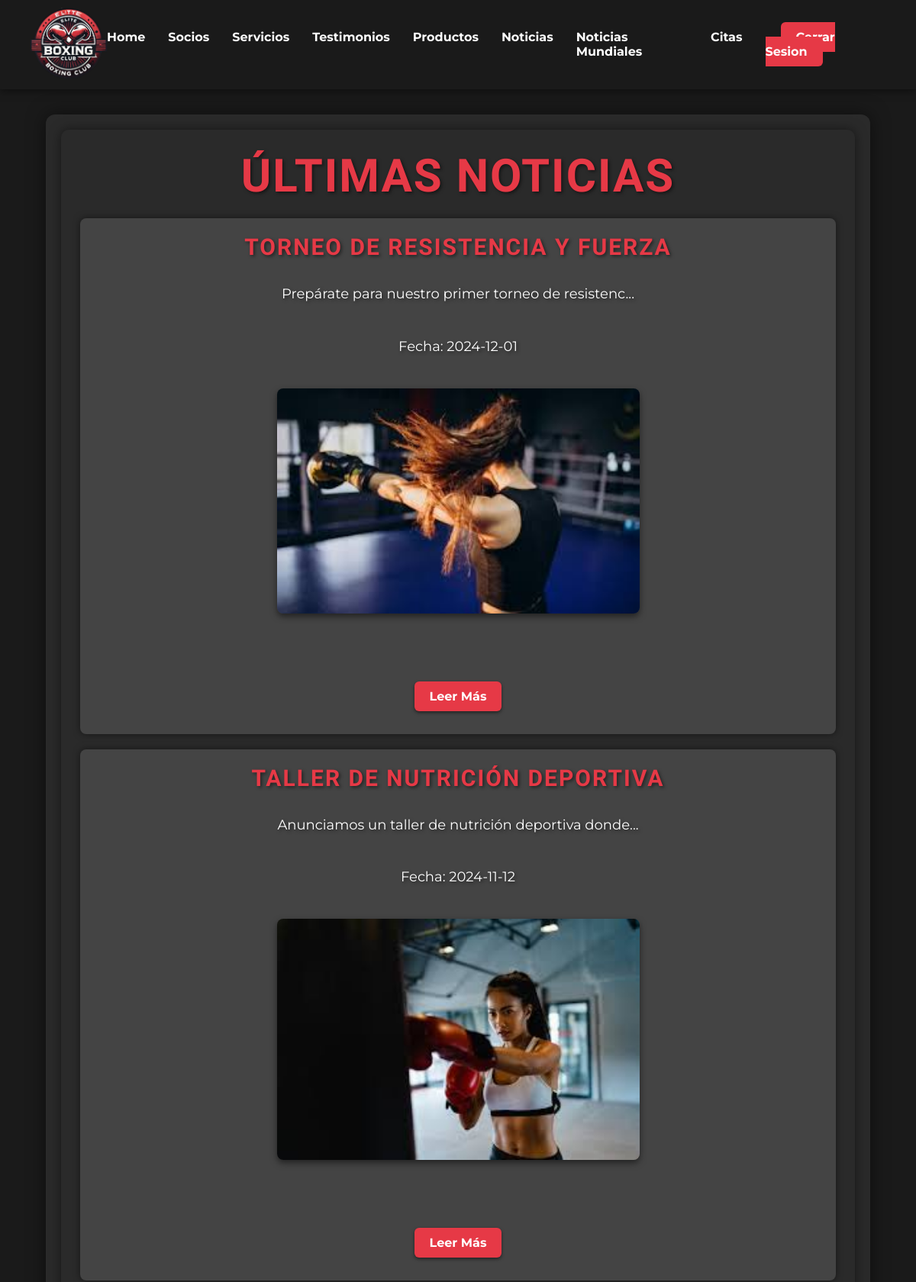
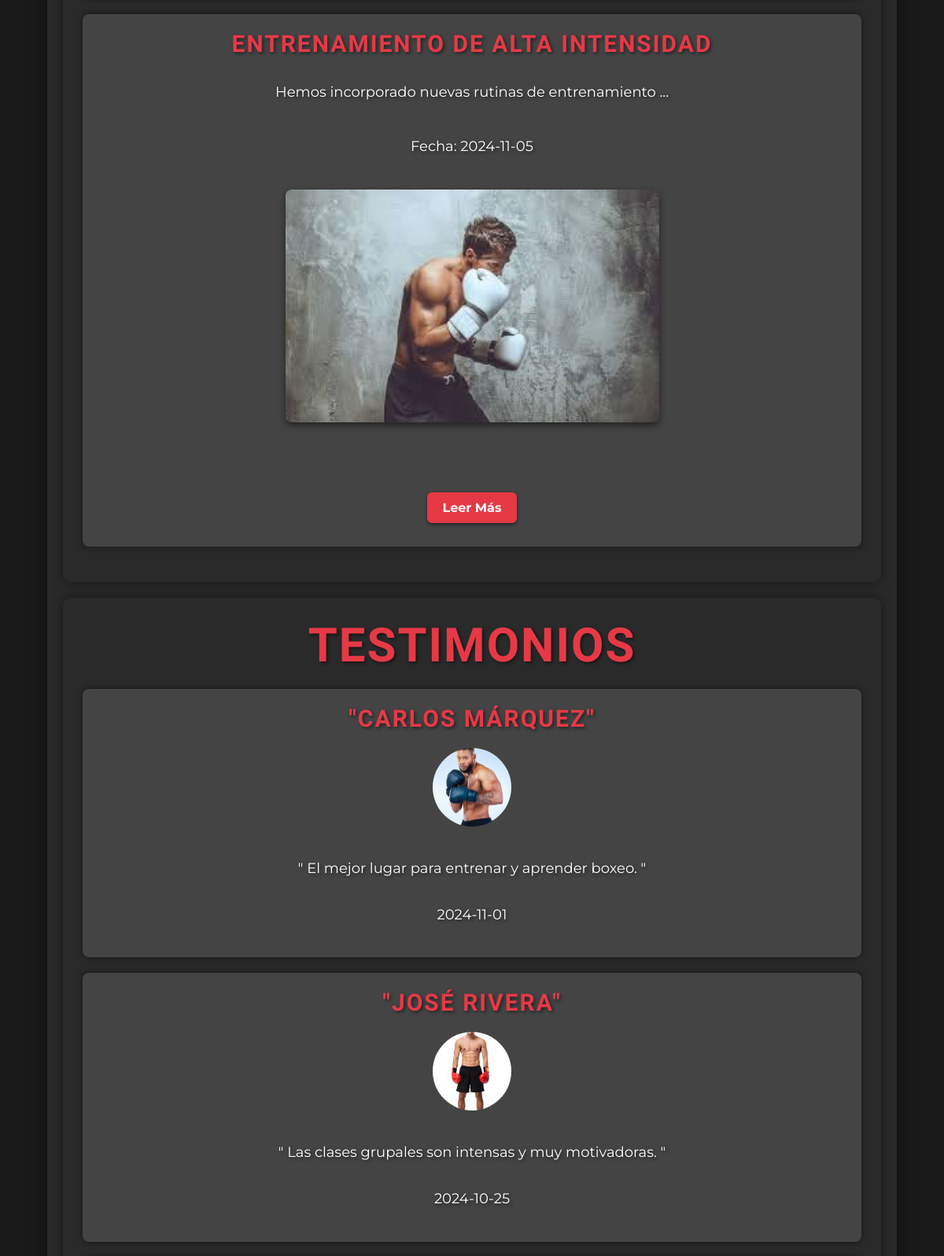
/index.php (signed in, upper part), run on the app's committed database (2 pictures, top to bottom).
### tables this page shows
CREATE TABLE noticias (
    id_noticia INT AUTO_INCREMENT PRIMARY KEY,
    titulo VARCHAR(255) NOT NULL,
    contenido TEXT NOT NULL,
    imagen VARCHAR(255),
    fecha_publicacion DATE
);

CREATE TABLE testimonios (
    id_testimonio INT AUTO_INCREMENT PRIMARY KEY,
    autor INT,
    contenido TEXT NOT NULL,
    fecha DATE,
    FOREIGN KEY (autor) REFERENCES socios(id_socio) ON DELETE CASCADE
);

CREATE TABLE socios (
    id_socio INT AUTO_INCREMENT PRIMARY KEY,
    nombre VARCHAR(100) NOT NULL,
    edad INT,
    contraseña VARCHAR(255) NOT NULL,
    usuario VARCHAR(50) UNIQUE NOT NULL,
    telefono VARCHAR(15),
    foto VARCHAR(255)
);

### src/php/ultimasNoticias.php (the view)
<?php
require_once("conexion.php");
if (isset($_SESSION['loggedin']) && $_SESSION['rol'] === 'user') {
    $fechaActual = date('Y-m-d');
    $consulta = "SELECT * FROM noticias WHERE fecha_publicacion <= '$fechaActual' ORDER BY fecha_publicacion DESC LIMIT 3";
} else {
    $consulta = "SELECT * FROM noticias ORDER BY fecha_publicacion DESC LIMIT 3";
}
$noticias = $conexion->query($consulta);
$array_noticias = [];
if ($noticias->num_rows > 0) {
    while ($noticia = $noticias->fetch_assoc()) {
        $array_noticias[] = $noticia;
    }
}
if (count($array_noticias) > 0) {
    foreach ($array_noticias as $noticia) {
        echo "<article>";
        echo "<h2>" . $noticia["titulo"] . "</h2>";
        echo "<p>" . substr($noticia["contenido"], 0, 50)."..." . "</p>";
        echo "<p>Fecha: " . $noticia["fecha_publicacion"] . "</p>";
        echo "<img src='" . "./".$noticia["imagen"] . "' alt='" . $noticia["titulo"] . "' width='100' height='100' class='imagen-noticia'><br>";
        echo "<a href='./src/php/mostrarNoticia.php?id=" . $noticia["id_noticia"] . "' class='boton'>Leer Más </a>";
        echo "</article>";
    }
} else {
    echo "<p>No hay noticias disponibles</p>";
}

### src/php/mostrarTestimonios.php (shortened to what this page needs)
<?php
require_once("conexion.php");
$consulta = "SELECT testimonios.id_testimonio, socios.nombre AS autor_nombre, socios.foto AS foto, testimonios.contenido, testimonios.fecha FROM testimonios JOIN socios ON testimonios.autor = socios.id_socio ORDER BY testimonios.fecha DESC;
";
$testimonios = $conexion->query($consulta);
if ($testimonios->num_rows > 0) {
    while ($testimonio = $testimonios->fetch_assoc()) {
        echo "<article>";
        echo "<h2>\"" . $testimonio["autor_nombre"] . "\"</h2>";
        echo "<img src='./$testimonio[foto]' alt='$testimonio[autor_nombre]' width='100' height='100' class='profile-image'><br>";
        echo "<p>\" " . $testimonio["contenido"] . " \"</p>";
        echo "<p>" . $testimonio["fecha"] . "</p>";
        echo "</article>";
    }
} else {
    echo "<p>No hay servicios disponibles</p>";
}
?>

### styles/style.css (style rules this page uses)
:root { --color-fondo: #1a1a1a; --color-texto: #ffffff; --color-primario: #e63946; --color-secundario: #ff1c1c; --color-fondo-seccion: #2a2a2a; --color-hover: #ff4d4d; --color-sombra: rgba(0, 0, 0, 0.5); --color-footer: #111; --color-enlace-footer: #e63946; }
* { margin: 0; padding: 0; box-sizing: border-box; }
body { font-family: 'Montserrat', sans-serif; color: var(--color-texto); background-color: var(--color-fondo); display: flex; flex-direction: column; align-items: center; min-height: 100vh; }
p { color: var(--color-texto); font-size: 18px; line-height: 1.60; margin-bottom: 20px; text-align: justify; text-shadow: 2px 2px 4px var(--color-sombra); }
h2 { font-size: 30px; }
h1, h2, h3, h4, h5, h6 { color: var(--color-primario) !important; font-weight: bold; margin-bottom: 10px; text-align: center; font-family: 'Oswald', sans-serif; text-transform: uppercase; letter-spacing: 2px; text-shadow: 2px 2px 4px var(--color-sombra); }
.noticias article { display: flex; flex-direction: column; align-items: center; gap: 20px; padding: 20px; margin: 20px 0; background-color: #444; border-radius: 8px; box-shadow: 0px 0px 10px var(--color-sombra); transition: transform 0.3s ease; }
.testimonios article { display: flex; flex-direction: column; align-items: center; gap: 10px; padding: 20px; margin: 20px 0; background-color: #444; border-radius: 8px; box-shadow: 0px 0px 10px var(--color-sombra); transition: transform 0.3s ease; }
.boton { background-color: var(--color-primario); color: var(--color-texto); border: none; padding: 10px 20px; border-radius: 6px; cursor: pointer; transition: background-color 0.3s ease, transform 0.2s; text-decoration: none; font-weight: bold; display: inline-block; box-shadow: 0px 2px 4px var(--color-sombra); text-align: center; }
.profile-image { width: 100px; height: 100px; object-fit: cover; overflow: hidden; border-radius: 50%; display: flex; justify-content: center; align-items: center; }
.imagen-noticia { display: block; margin: 0 auto; margin-bottom: 20px; width: 50%; height: auto; object-fit: cover; border-radius: 8px; box-shadow: 0 4px 8px var(--color-sombra); overflow: hidden; transition: transform 0.3s ease; }

### styles/menu.css (style rules this page uses)
:root { --color-fondo: #1a1a1a; --color-texto: #ffffff; --color-primario: #e63946; --color-sombra: rgba(0, 0, 0, 0.5); }

### styles/formulario.css (style rules this page uses)
:root { --color-fondo: #1a1a1a; --color-texto: #ffffff; --color-primario: #e63946; --color-secundario: #ff1c1c; --color-form-fondo: #2a2a2a; --color-sombra: rgba(0, 0, 0, 0.5); --color-mensaje: #3a3a3a; --color-mensaje-error: #f8d7da; --color-borde-error: #f44336; --color-link: #e63946; --color-boton: #e63946; --color-boton-hover: #ff4d4d; }
body { font-family: 'Montserrat', sans-serif; color: var(--color-texto); background-color: var(--color-fondo); margin: 0; padding: 0; box-sizing: border-box; }
.boton { background-color: var(--color-boton); color: #ffffff; border: none; padding: 10px 20px; border-radius: 6px; cursor: pointer; transition: background-color 0.3s ease; text-decoration: none; font-weight: bold; font-size: 16px; margin: 10px; display: inline-block; box-shadow: 0px 2px 4px rgba(0, 0, 0, 0.5); text-align: center; }

### styles/footer.css (style rules this page uses)
:root { --color-fondo: #1a1a1a; --color-texto: #ffffff; --color-primario: #e63946; --color-secundario: #ff1c1c; --color-fondo-seccion: #2a2a2a; --color-hover: #ff4d4d; --color-sombra: rgba(0, 0, 0, 0.5); --color-footer: #111; --color-enlace-footer: #e63946; }

### data on the page
noticias: titulo "TORNEO DE RESISTENCIA Y FUERZA", contenido "Prepárate para nuestro primer torneo de resistenc", fecha_publicacion "2024-12-01", imagen (picture)
noticias: titulo "TALLER DE NUTRICIÓN DEPORTIVA", contenido "Anunciamos un taller de nutrición deportiva donde", fecha_publicacion "2024-11-12", imagen (picture)
noticias: titulo "ENTRENAMIENTO DE ALTA INTENSIDAD", contenido "Hemos incorporado nuevas rutinas de entrenamiento", fecha_publicacion "2024-11-05", imagen (picture)
testimonios: autor.nombre "CARLOS MÁRQUEZ", autor.foto (picture), contenido "El mejor lugar para entrenar y aprender boxeo.", fecha "2024-11-01"
testimonios: autor.nombre "JOSÉ RIVERA", autor.foto (picture), contenido "Las clases grupales son intensas y muy motivadoras.", fecha "2024-10-25"
